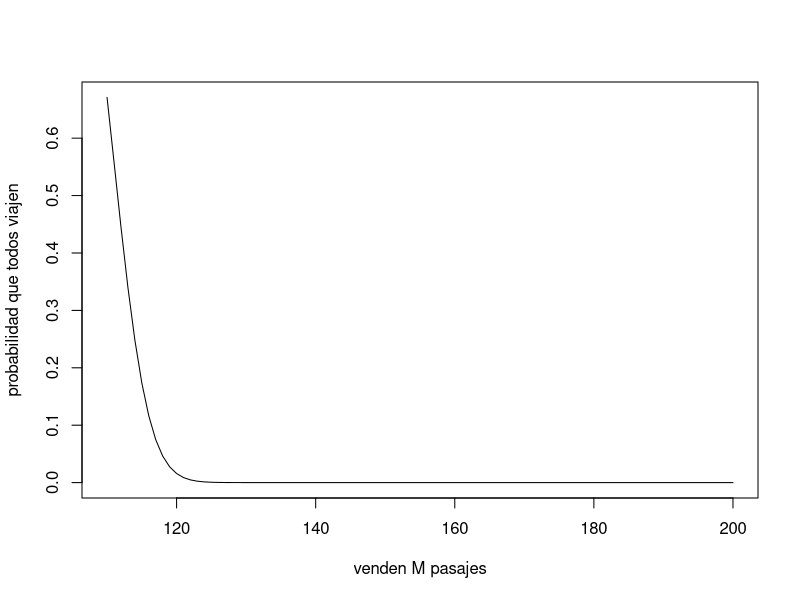
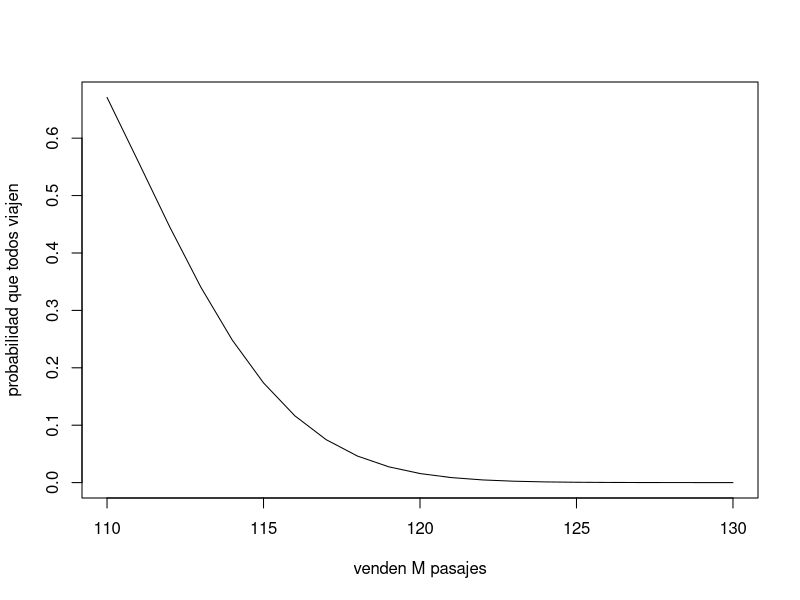
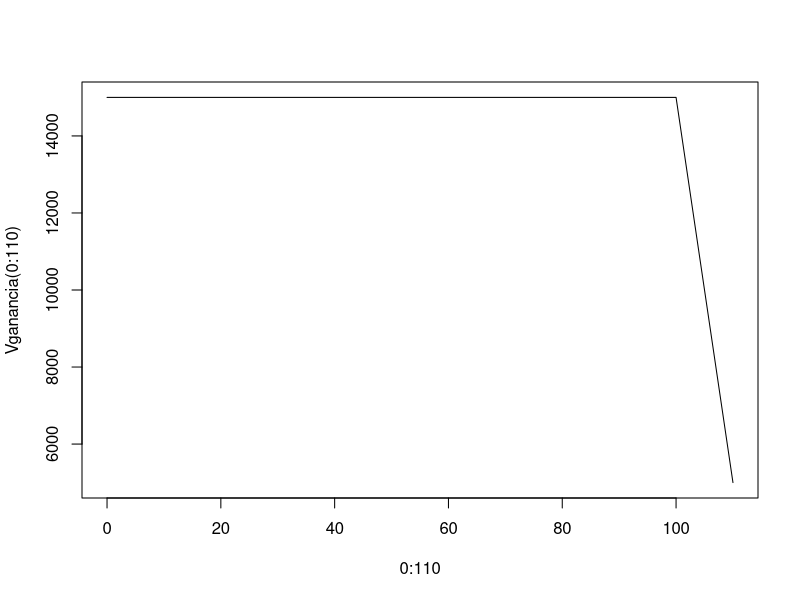
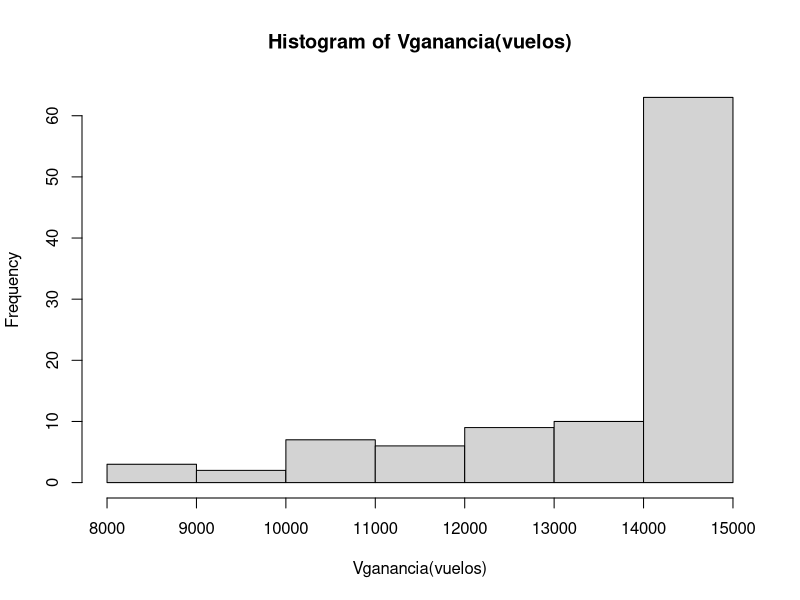
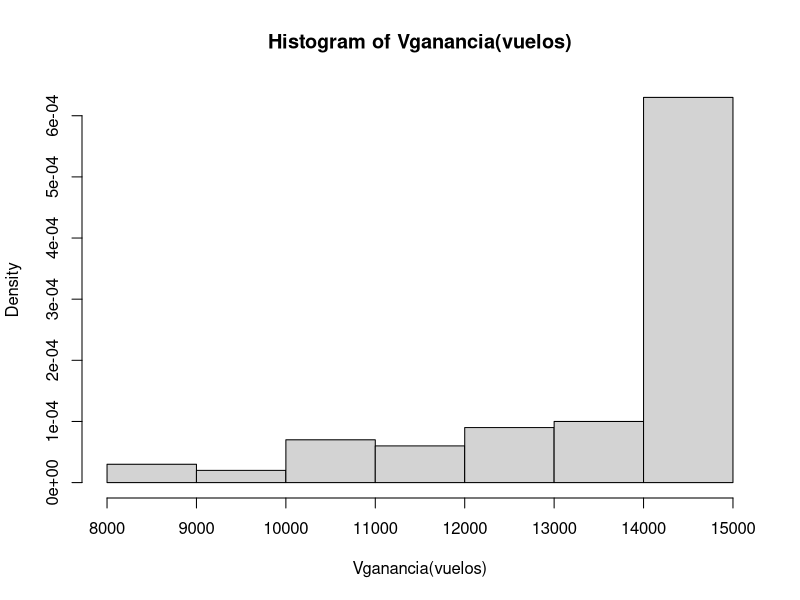
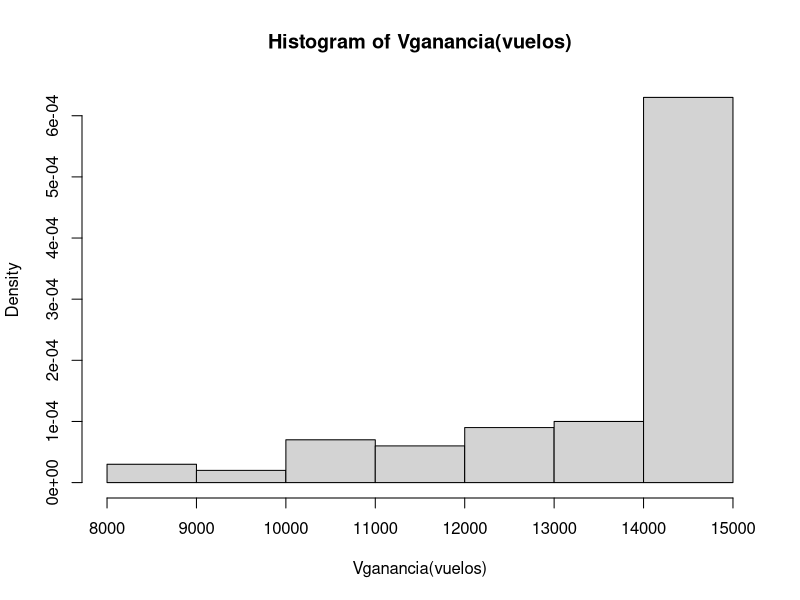
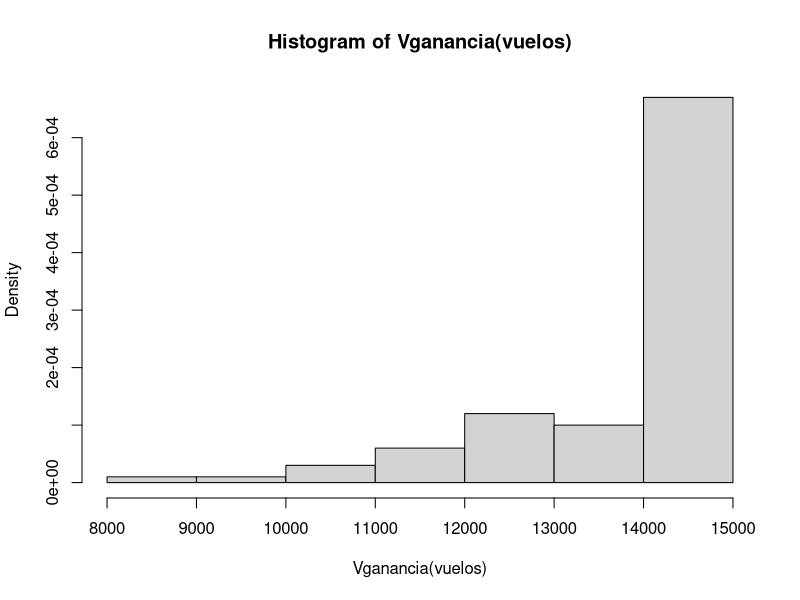
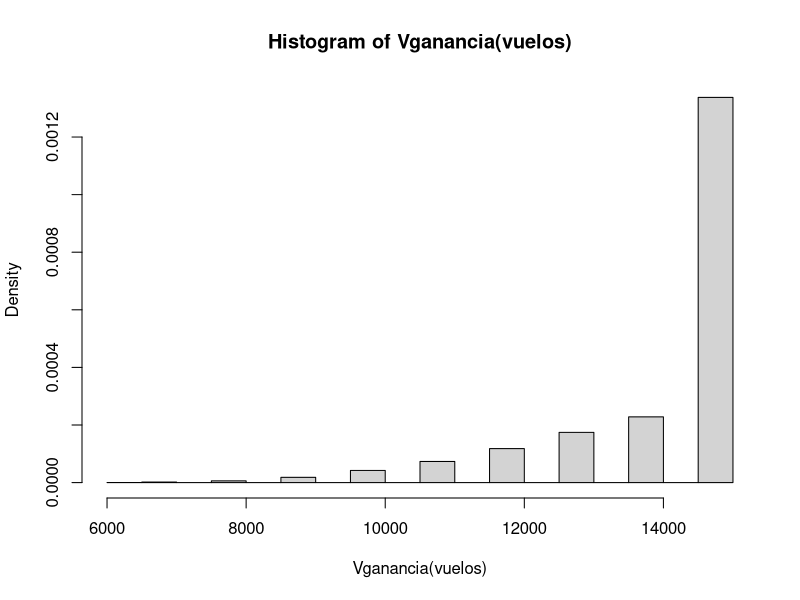

These charts were generated, in order, by the following R code:
# Ejer 3
#a)
dbinom(100,110,0.9)

pbinom(100,110,0.9)

sum(dbinom(0:100,110,0.9))

#b)
Emes<-110:200
probEmes<-pbinom(100,Emes,0.9)
plot(Emes,probEmes,type="l",xlab = "venden M pasajes",ylab = "probabilidad que todos viajen")


Emes<-110:130
probEmes<-pbinom(100,Emes,0.9)
plot(Emes,probEmes,type="l",xlab = "venden M pasajes",ylab = "probabilidad que todos viajen")

#f)
rbinom(1,110,0.9)
ganancia<-function(x)
{
  500*110-1000*max(0,x-100)-40000
}

Vganancia<-Vectorize(ganancia)

#ganancia si se presentan menos de 100
500*110-40000
plot(0:110,Vganancia(0:110),type="l")

set.seed(57)
vuelos<-rbinom(100,110,0.9)
Vganancia(vuelos)

hist(Vganancia(vuelos))
sum(Vganancia(vuelos)>=14000)
sum(Vganancia(vuelos)>=13000 &Vganancia(vuelos)<14000 )

hist(Vganancia(vuelos),freq=FALSE)

mean(Vganancia(vuelos)>=14000)

#altura del histograma debe ser tal que el area sea la frecuencia

(mean(Vganancia(vuelos)>=14000))/1000

mean(Vganancia(vuelos)>=13000 &Vganancia(vuelos)<14000 )/1000

hist(Vganancia(vuelos),freq=FALSE)



#g)


vuelos<-rbinom(100,110,0.9)
hist(Vganancia(vuelos),freq = FALSE)


#h)

vuelos<-rbinom(10000,110,0.9)
hist(Vganancia(vuelos),freq = FALSE)


#la puntual verdadera de la ganancia
probganancia<-function(y)
{
  (y<=100)*pbinom(100,110,0.9)+(y>100)*dbinom(y,110,0.9)
}

Vprobganancia<-Vectorize(probganancia)
plot(Vganancia(0:110),Vprobganancia(0:110))

par(mfrow=c(1,2))
plot(Vganancia(0:110),Vprobganancia(0:110))
hist(Vganancia(vuelos),freq = FALSE)


#i) repetir lo anterior con 0.95 


vuelos<-rbinom(10000,110,0.95)
hist(Vganancia(vuelos),freq = FALSE)


#la puntual verdadera de la ganancia
probganancia<-function(y)
{
  (y<=100)*pbinom(100,110,0.95)+(y>100)*dbinom(y,110,0.95)
}

Vprobganancia<-Vectorize(probganancia)
plot(Vganancia(0:110),Vprobganancia(0:110))

par(mfrow=c(1,2))
plot(Vganancia(0:110),Vprobganancia(0:110))
hist(Vganancia(vuelos),freq = FALSE)

#

vuelos<-rbinom(10000,110,0.99)
hist(Vganancia(vuelos),freq = FALSE)


#la puntual verdadera de la ganancia
probganancia<-function(y)
{
  (y<=100)*pbinom(100,110,0.99)+(y>100)*dbinom(y,110,0.99)
}

Vprobganancia<-Vectorize(probganancia)
plot(Vganancia(0:110),Vprobganancia(0:110))

par(mfrow=c(1,2))
plot(Vganancia(0:110),Vprobganancia(0:110))
hist(Vganancia(vuelos),freq = FALSE)


#j)
set.seed(57)

simuloparaM<-function(M)
{
vuelo<-rbinom(10000,M,0.9)
Z<-(vuelo<=100)*0+(vuelo>100)*(vuelo-100) #esto no lo sabe hacer max(0,vuelo-100)
gananciaM<-500*M-1000*Z-40000
mean(gananciaM>0)
}

VsimuloparaM<-Vectorize(simuloparaM)

set.seed(57)
emes<-100:300
plot(emes,VsimuloparaM(emes))
abline(h=0.9)
which(VsimuloparaM(emes)>0.9)
emes[which(VsimuloparaM(emes)>0.9)]

cbind(emes,round(VsimuloparaM(emes),6))

#k)
# Y es binomial 110 0.9

sum(0:110*dbinom(0:110,110,0.9))
110*0.9


# Z tiene esta prob

ganancia<-function(x)
{
  500*110-1000*max(0,x-100)-40000
}
Vganancia<-Vectorize(ganancia)

probganancia<-function(y)
{
  (y<=100)*pbinom(100,110,0.9)+(y>100)*dbinom(y,110,0.9)
}
Vprobganancia<-Vectorize(probganancia)
Vganancia(0:110)
Vprobganancia(0:110) #agrego V para poder calcular sobre vectores

unique(Vganancia(0:110))
unique(Vprobganancia(0:110))
sum(unique(Vganancia(0:110))*unique(Vprobganancia(0:110)))

#l) 

vuelos<-rbinom(10000,110,0.9)
mean(Vganancia(vuelos))


#########################################
#Ejer 6

#b)
(1/2)^12


#c) criterio 0
dbinom(12,12,0.5)
# criterio 1
dbinom(11,12,0.5)+dbinom(12,12,0.5)
# criterio 2
dbinom(10,12,0.5)+dbinom(11,12,0.5)+dbinom(12,12,0.5)
# criterio 3
dbinom(9,12,0.5)+dbinom(10,12,0.5)+dbinom(11,12,0.5)+dbinom(12,12,0.5)


#f) criterio 0
dbinom(12,12,0.8)
# criterio 1
dbinom(11,12,0.8)+dbinom(12,12,0.8)
# criterio 2
dbinom(10,12,0.8)+dbinom(11,12,0.8)+dbinom(12,12,0.8)
# criterio 3
dbinom(9,12,0.8)+dbinom(10,12,0.8)+dbinom(11,12,0.8)+dbinom(12,12,0.8)

dbinom(12,12,0.9)
# criterio 1
dbinom(11,12,0.9)+dbinom(12,12,0.9)
# criterio 2
dbinom(10,12,0.9)+dbinom(11,12,0.9)+dbinom(12,12,0.9)
# criterio 3
dbinom(9,12,0.9)+dbinom(10,12,0.9)+dbinom(11,12,0.9)+dbinom(12,12,0.9)


#f) criterio 0
1-dbinom(12,12,0.8)
# criterio 1
1-(dbinom(11,12,0.8)+dbinom(12,12,0.8))
# criterio 2
1-(dbinom(10,12,0.8)+dbinom(11,12,0.8)+dbinom(12,12,0.8))
# criterio 3
1-(dbinom(9,12,0.8)+dbinom(10,12,0.8)+dbinom(11,12,0.8)+dbinom(12,12,0.8))

   1-(dbinom(12,12,0.9))
# criterio 1
1-(dbinom(11,12,0.9)+dbinom(12,12,0.9))
# criterio 2
1-(dbinom(10,12,0.9)+dbinom(11,12,0.9)+dbinom(12,12,0.9))
# criterio 3
1-(dbinom(9,12,0.9)+dbinom(10,12,0.9)+dbinom(11,12,0.9)+dbinom(12,12,0.9))
